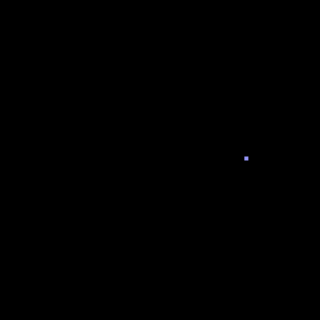
Frame 1 (no input)
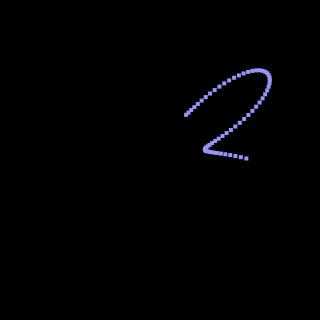
Frame 60 (the mouse pressed at the canvas centre just before this capture)
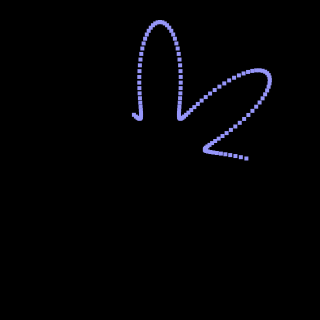
Frame 120 (the mouse held since frame 60 and released just before this capture)

The Processing sketch that drew these frames (run headless with seeded random() and noise(); from frame 60 on, the mouse is pressed at the canvas centre):

// Processing sketch: floke
// ── floke.pde
PFont f;
// The radius of a circle
float r = 100;
// The width and height of the boxes
float w = 4;
float h = 4;

void setup() {
  size(320, 320);
  background(0);
}
float theta;float rayon=20;float er;
void draw() {
//  background(255);
  fill(150,150,250);
  // Start in the center and draw the circle
  translate(width / 2, height / 2);



 // float arclength = 0;
//arclength += w/2;
//  float theta = arclength / r;     
// theta+=radians(1); 
// like  x
 
 theta-=radians(1);

//like y ;
 rayon=92+46*sin(theta*7);
    // Polar to cartesian coordinate conversion

    // Rotate the box
   
noStroke();
    rectMode(CENTER);
    rect(rayon*cos(theta), rayon*sin(theta),w,h);  
  
}
